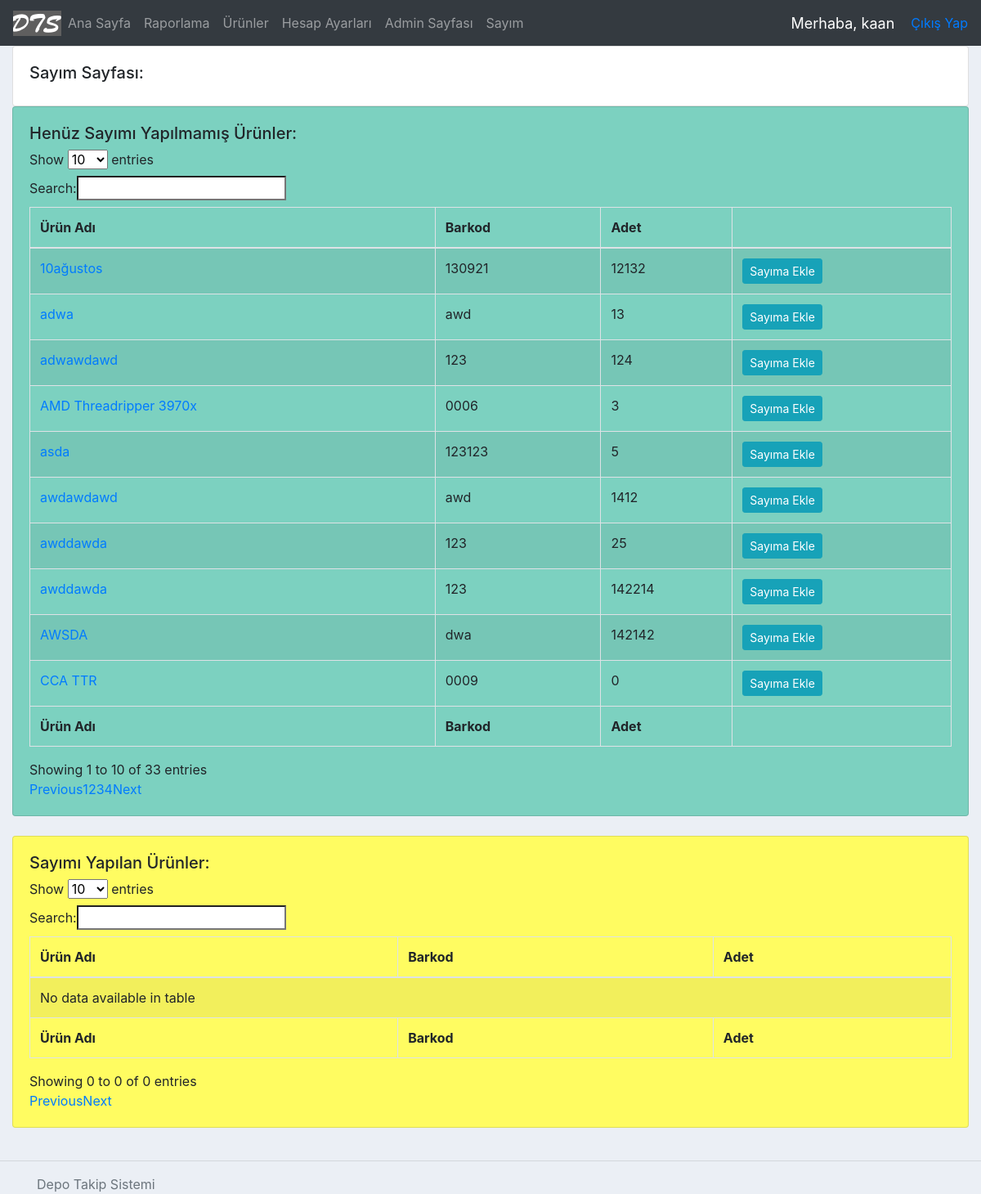
The page /stocktakePage/ (signed in) on the database as committed earlier.
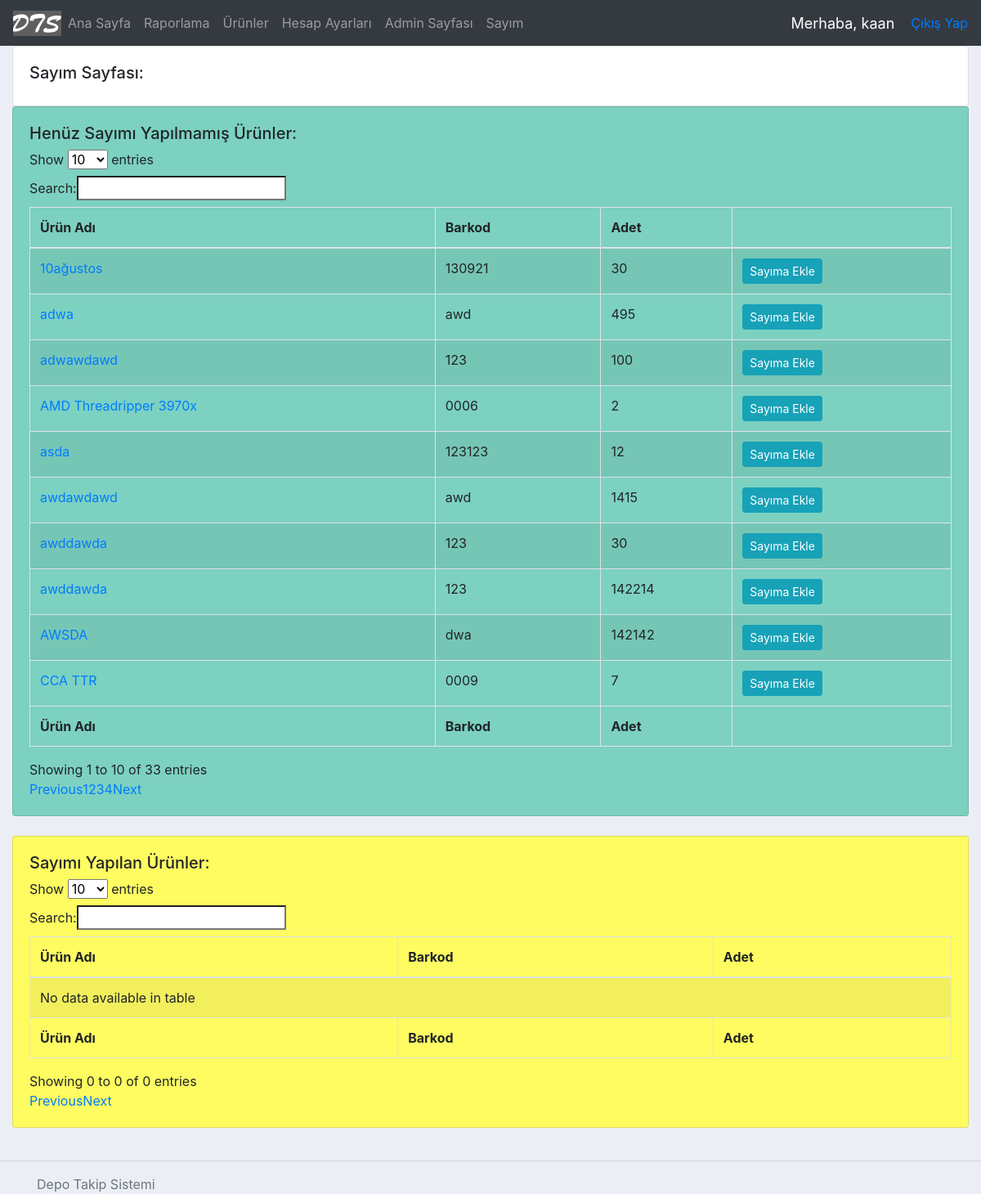
The same page on the database as committed later.
### accounts/models.py (models this page shows, shortened)
class Product(models.Model):
    name = models.CharField(max_length=200)
    barcode = models.CharField(max_length=48)
    code = models.CharField(max_length=255)
    criticalStock = models.BooleanField(default=False) #kritik stok
    criticalStockAmt = models.IntegerField(null=True, blank=True)
    photo = models.ImageField(blank=True, null=True)
    vendor = models.CharField(max_length=200) #alınan firma
    dateBought = models.DateField(null=True) #satın alınan tarih
    regDate = models.DateTimeField( auto_now_add=True, null=True ) #ürünün kayıt edildiği tarih
    price = models.FloatField() #ürünün fiyatı
    amount = models.IntegerField() #ürünün adeti
    category = models.CharField(max_length=200) #ürünün kategorisi
    brand = models.CharField(max_length = 200) #ürünün markası
    model = models.CharField(max_length = 200, blank=True, null=True)
    description = models.CharField(max_length = 400, blank=True, null=True) #açıklama
    editor = models.CharField(max_length = 200) #ürünü kaydeden/silen kullanıcı
    invoice = models.OneToOneField('Invoice', on_delete=models.CASCADE, related_name="fatura", null=True, blank=True )
    history = HistoricalRecords(
        history_change_reason_field=models.TextField(null=True, max_length=255)
    )
    lastStocktakeTime = models.DateTimeField(blank=True, null=True) #son sayım yapılan tarih

### accounts/views.py (the view)
# urls.py: path('stocktakePage/', views.stocktakePage, name="stocktakePage"),
@login_required(login_url='login')
def stocktakePage(request):
    dateObj = timezone.now()
    time = datetime.time(0,0,0)
    beginningOfTheDay = dt.combine(dateObj, time)
    stocktakeProducts = Product.objects.filter(
        lastStocktakeTime__isnull=False
    ).filter(
        lastStocktakeTime__gt=beginningOfTheDay
    )
    nullST = Product.objects.filter(lastStocktakeTime__isnull=True)
    lteToday = Product.objects.filter(lastStocktakeTime__lte=beginningOfTheDay)
    products = nullST | lteToday
    productFilter = ProductFilter(request.GET, queryset=products)
    products = productFilter.qs
    context = { 'stocktakeProducts': stocktakeProducts, 'products': products,
     'productFilter': productFilter, }
    return render(request, 'accounts/stocktakePage.html', context)

### accounts/templates/accounts/stocktakePage.html (shortened to what this page needs)
{%  extends 'accounts/main.html' %}
{% block content %}
<div class="card card-body">
    <h5>Sayım Sayfası:</h5>
</div>
<div class="card card-body" id="stockNotTaken">
    <h5>Henüz Sayımı Yapılmamış Ürünler:</h5>
    {% include "accounts/products.html" %}
</div>
<br>
<div class="card card-body" id="stockTaken">
    <h5>Sayımı Yapılan Ürünler:</h5>
    <table id="stocktakeProducts" class="table table-striped table-bordered" cellspacing="0" width="100%">
        <thead>
            <tr>
                <th>Ürün Adı</th>
                <th>Barkod</th>
                <th>Adet</th>
            </tr>
        </thead>
        <tbody>
        </tbody>
        <tfoot>
      	<tr>
      		<th>Ürün Adı</th>
      		<th>Barkod</th>
      		<th>Adet</th>
      	</tr>
        </tfoot>
    </table>
</div>
<br>
{% endblock content %}

### accounts/templates/accounts/products.html
<table id="products" class="table table-striped table-bordered" cellspacing="0" width="100%">
  <thead>
	<tr>
	  <th>Ürün Adı</th>
	  <th>Barkod</th>
	  <th>Adet</th>
	  <th></th>
	</tr>
  </thead>
  <tbody>
	  {% for product in products %}
		  <tr>
			  <td>
				  <a href="{% url 'productPage' product.id %}">{{ product.name }}</a>
			  </td>
			  <td>{{ product.barcode }}</td>
			  <td>{{ product.amount }}</td>
			  <td>
				  <a class="btn btn-sm btn-info" href="{% url 'productST' product.id %}">Sayıma Ekle</a>
			  </td>
		  </tr>
	  {% endfor %}
  </tbody>
  <tfoot>
	<tr>
		<th>Ürün Adı</th>
		<th>Barkod</th>
		<th>Adet</th>
	</tr>
  </tfoot>
</table>

Rows that differ between the two databases and show on the page:
changed Product "AMD Threadripper 3970x": amount "3" → "2"
changed Product "CCA TTR": amount "0" → "7"
changed Product "asda": amount "5" → "12"
changed Product (number 4 of 10 on the later page): amount "25" → "30"
changed Product "adwa": amount "13" → "495"
changed Product "adwawdawd": amount "124" → "100"
changed Product "awdawdawd": amount "1412" → "1415"
changed Product "10ağustos": amount "12132" → "30"
